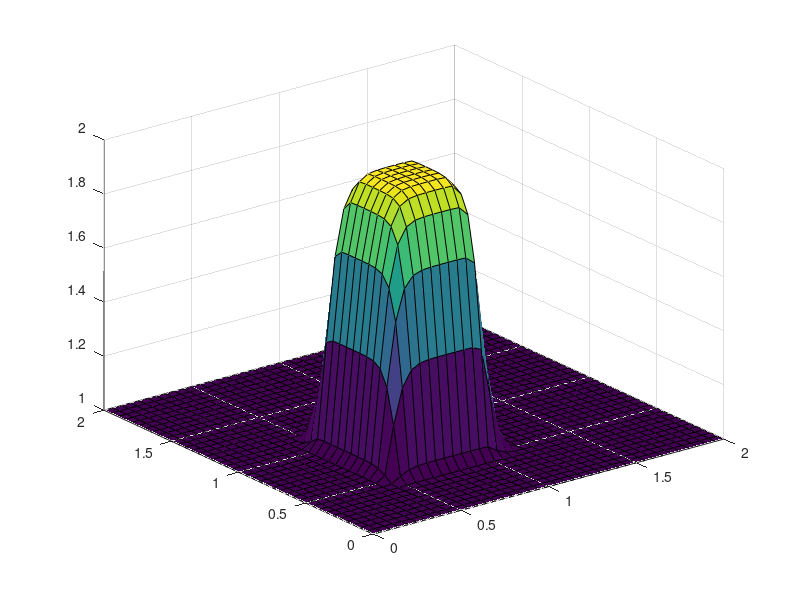

Reproduce this figure in MATLAB.

%%%%%%%%%%%%%%%%%%%%%%%%%%%%%%%%%%%%%%%%%%%%%%%%%%%%%%%%%
% Step 8: 2D Burgers' Equation
%%%%%%%%%%%%%%%%%%%%%%%%%%%%%%%%%%%%%%%%%%%%%%%%%%%%%%%%%

clc; clear; close;

 X = 41;
 Y = 41;
 T = 120;
nu = 0.01;
dx = 2 / (X - 1);
dy = 2 / (Y - 1);
sigma = 0.0009;
dt = sigma * dx * dy / nu;

% Create spatial grids
x = linspace(0, 2, X);
y = linspace(0, 2, Y);

% Preallocate memory
 u = ones(X, Y);
 v = ones(X, Y);
un = ones(X, Y);
vn = ones(X, Y);

u(x >= 0.5 & x <= 1, y >= 0.5 & y <= 1) = 2;
v(x >= 0.5 & x <= 1, y >= 0.5 & y <= 1) = 2;

[nX, nY] = meshgrid(x, y);

% Main loop for time steps
for n = 1:T

    un = u;
    vn = v;

    for i = 2:X-1
        for j = 2:Y-1
            % Update u
            u(i, j) = un(i, j) - (un(i, j) * dt / dx * (un(i, j) - un(i-1, j))) - (vn(i, j) * (un(i, j) - un(i, j-1)) * dt / dy) ...
                     + nu * dt/dx^2 * (un(i+1,j) - 2*un(i,j) + un(i-1,j)) + nu * dt/dy^2 * (un(i,j+1) - 2*un(i,j) + un(i,j-1));
            
            % Update v
            v(i, j) = vn(i, j) - (un(i, j) * dt / dx * (vn(i, j) - vn(i-1, j))) - (vn(i, j) * (vn(i, j) - vn(i, j-1)) * dt / dy) ...
                     + nu * dt/dx^2 * (vn(i+1,j) - 2*vn(i,j) + vn(i-1,j)) + nu * dt/dy^2 * (vn(i,j+1) - 2*vn(i,j) + vn(i,j-1));
        end
    end
    
    % Apply boundary conditions
    u(1:Y, 1) = 1; u(1, 1:X) = 1;
    u(1:X, Y) = 1; u(Y, 1:X) = 1;

    v(1:Y, 1) = 1; v(1, 1:X) = 1;
    v(1:X, Y) = 1; v(Y, 1:X) = 1;

    % Plot the updated surface
    hFig = figure(1);
    surf(nX, nY, u);
    view(-37.5, 30);

end
